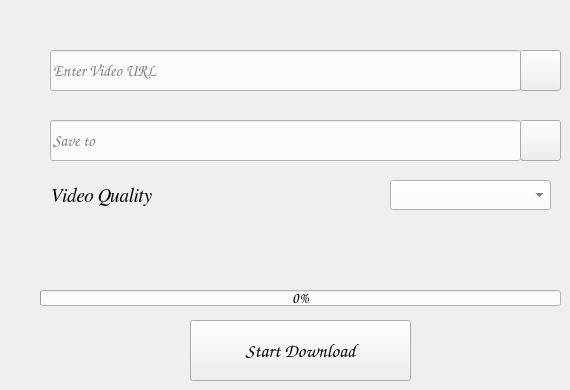
      <widget class="QWidget" name="tab_3">
       <attribute name="title">
        <string>One Video</string>
       </attribute>
       <widget class="QLineEdit" name="Save_Video">
        <property name="geometry">
         <rect>
          <x>50</x>
          <y>120</y>
          <width>471</width>
          <height>41</height>
         </rect>
        </property>
        <property name="font">
         <font>
          <family>Comic Sans MS</family>
          <pointsize>12</pointsize>
          <italic>true</italic>
         </font>
        </property>
        <property name="styleSheet">
         <string notr="true">color: rgb(0, 0, 0);
background-color: rgb(251, 251, 252);
alternate-background-color: rgb(211, 215, 207);
border-color: rgb(46, 52, 54);</string>
        </property>
        <property name="placeholderText">
         <string>Save to</string>
        </property>
       </widget>
       <widget class="QPushButton" name="SaveVideoButton">
        <property name="geometry">
         <rect>
          <x>520</x>
          <y>120</y>
          <width>41</width>
          <height>41</height>
         </rect>
        </property>
        <property name="styleSheet">
         <string notr="true">background-color:rgb(239, 238, 238);
alternate-background-color: rgb(85, 87, 83);</string>
        </property>
        <property name="text">
         <string/>
        </property>
        <property name="icon">
         <iconset resource="../../PycharmProjects/projects/SnapMultiMedia/photo.qrc">
          <normaloff>:/image/search.png</normaloff>:/image/search.png</iconset>
        </property>
        <property name="iconSize">
         <size>
          <width>40</width>
          <height>40</height>
         </size>
        </property>
       </widget>
       <widget class="QLineEdit" name="Video_URL">
        <property name="geometry">
         <rect>
          <x>50</x>
          <y>50</y>
          <width>471</width>
          <height>41</height>
         </rect>
        </property>
        <property name="font">
         <font>
          <family>Comic Sans MS</family>
          <pointsize>12</pointsize>
          <italic>true</italic>
         </font>
        </property>
        <property name="styleSheet">
         <string notr="true">color: rgb(0, 0, 0);
background-color: rgb(251, 251, 252);
alternate-background-color: rgb(211, 215, 207);
border-color: rgb(46, 52, 54);</string>
        </property>
        <property name="placeholderText">
         <string>Enter Video URL</string>
        </property>
       </widget>
       <widget class="QProgressBar" name="progressBar_2">
        <property name="geometry">
         <rect>
          <x>40</x>
          <y>290</y>
          <width>521</width>
          <height>16</height>
         </rect>
        </property>
        <property name="font">
         <font>
          <family>Comic Sans MS</family>
          <pointsize>11</pointsize>
          <italic>true</italic>
         </font>
        </property>
        <property name="styleSheet">
         <string notr="true">background-color: rgb(251, 251, 252);</string>
        </property>
        <property name="value">
         <number>0</number>
        </property>
       </widget>
       <widget class="QPushButton" name="DownloadVideoButton">
        <property name="geometry">
         <rect>
          <x>190</x>
          <y>320</y>
          <width>221</width>
          <height>61</height>
         </rect>
        </property>
        <property name="font">
         <font>
          <family>Comic Sans MS</family>
          <pointsize>14</pointsize>
          <italic>true</italic>
         </font>
        </property>
        <property name="styleSheet">
         <string notr="true">background-color:rgb(239, 238, 238);
alternate-background-color: rgb(85, 87, 83);</string>
        </property>
        <property name="text">
         <string>Start Download</string>
        </property>
       </widget>
       <widget class="QLabel" name="label">
        <property name="geometry">
         <rect>
          <x>50</x>
          <y>180</y>
          <width>131</width>
          <height>31</height>
         </rect>
        </property>
        <property name="font">
         <font>
          <family>FreeSerif</family>
          <pointsize>14</pointsize>
          <weight>50</weight>
          <italic>true</italic>
          <bold>false</bold>
         </font>
        </property>
        <property name="text">
         <string>Video Quality</string>
        </property>
       </widget>
       <widget class="QComboBox" name="comboBox">
        <property name="geometry">
         <rect>
          <x>390</x>
          <y>180</y>
          <width>161</width>
          <height>30</height>
         </rect>
        </property>
        <property name="font">
         <font>
          <family>Cortoba</family>
          <pointsize>12</pointsize>
         </font>
        </property>
        <property name="styleSheet">
         <string notr="true">background-color: rgb(251, 251, 252);
color: rgb(46, 52, 54);</string>
        </property>
       </widget>
       <widget class="QLabel" name="time_lable">
        <property name="geometry">
         <rect>
          <x>50</x>
          <y>250</y>
          <width>201</width>
          <height>21</height>
         </rect>
        </property>
        <property name="font">
         <font>
          <family>FreeSans</family>
          <weight>75</weight>
          <italic>true</italic>
          <bold>true</bold>
         </font>
        </property>
        <property name="text">
         <string/>
        </property>
       </widget>
       <widget class="QPushButton" name="GetDataButton">
        <property name="geometry">
         <rect>
          <x>520</x>
          <y>50</y>
          <width>41</width>
          <height>41</height>
         </rect>
        </property>
        <property name="styleSheet">
         <string notr="true">background-color:rgb(239, 238, 238);
alternate-background-color: rgb(85, 87, 83);</string>
        </property>
        <property name="text">
         <string/>
        </property>
        <property name="icon">
         <iconset resource="../../PycharmProjects/projects/SnapMultiMedia/photo.qrc">
          <normaloff>:/image/check.png</normaloff>:/image/check.png</iconset>
        </property>
        <property name="iconSize">
         <size>
          <width>60</width>
          <height>60</height>
         </size>
        </property>
       </widget>
      </widget>
